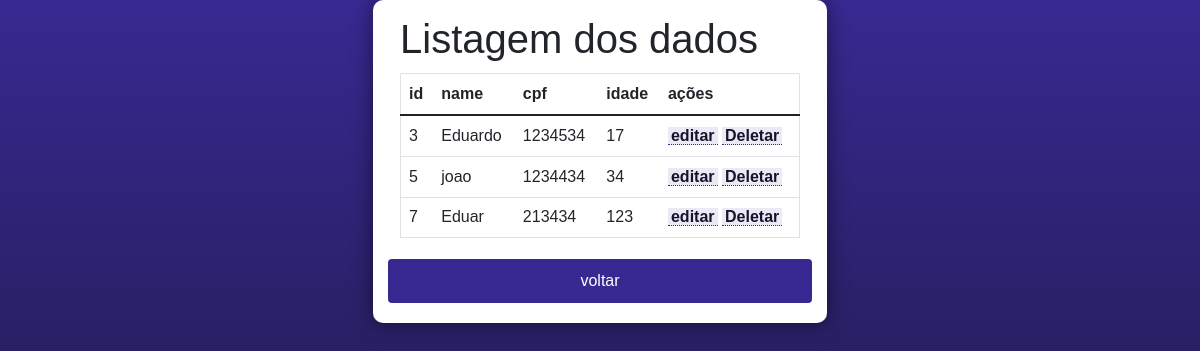
The page /Ex_Crud/paginas/formularioList.php on the database as committed earlier.
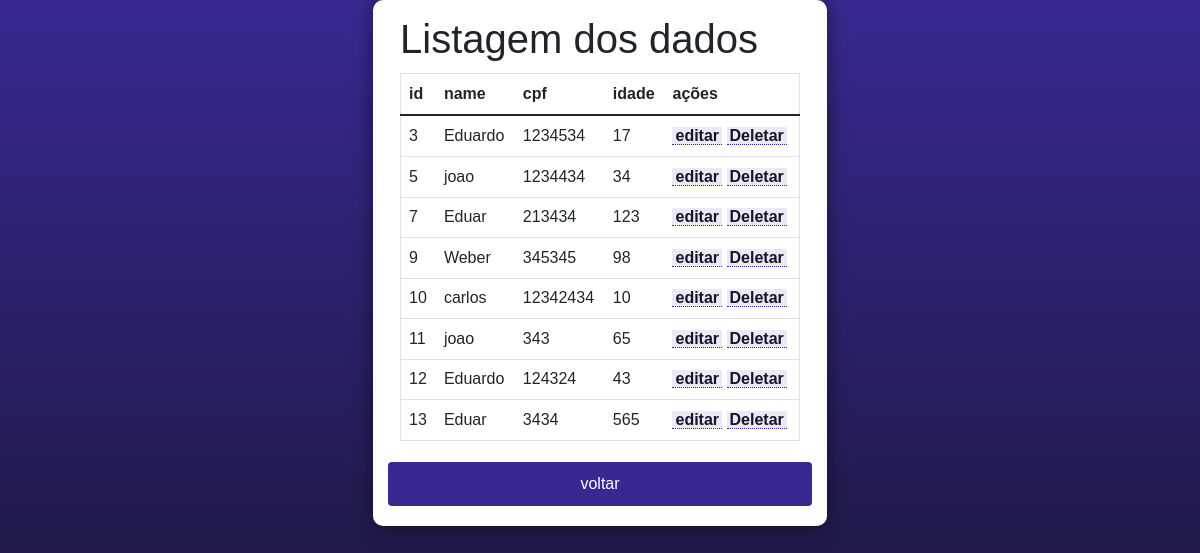
The same page on the database as committed later.
### tables this page shows
CREATE TABLE IF NOT EXISTS `usuario` (
  `id` int NOT NULL AUTO_INCREMENT,
  `name` varchar(100) NOT NULL,
  `cpf` varchar(100) NOT NULL,
  `idade` int NOT NULL,
  PRIMARY KEY (`id`)
);

### Ex_Crud/DB_class.php (called while the page is built, shortened)
<?php
    class BD{
    private $host = "localhost";
    private $dbname = "db_ex";
    private $port = 3306;
    private $usuario = "root";
    private $senha = "";
    private $db_charset = "utf8";
        public function conn(){
            $conn = "mysql:host=$this->host;dbname=$this->dbname;port=$this->port";
            return new PDO(
                $conn,
                $this->usuario,
                $this->senha,
                [PDO::MYSQL_ATTR_INIT_COMMAND => "SET NAMES " . $this->db_charset]
            );
        }
        public function select()
        {
            $conn = $this->conn();
            $sql = "SELECT * FROM usuario;";
            $st = $conn->prepare($sql);
            $st->execute();
            return $st->fetchAll(PDO::FETCH_CLASS);
        }
    }
?>

### Ex_Crud/paginas/formularioList.php (the view, shortened to what this page needs)
<?php
     include "../DB_class.php";
    $conn= new BD();
    $load = $conn->select();
?>
<!doctype html>
<html lang="en">
<head>
    <link href="https://cdn.jsdelivr.net/npm/bootstrap@5.3.0-alpha3/dist/css/bootstrap.min.css" rel="stylesheet"
>
    <link rel="stylesheet" href="style.css">
</head>
<body>
    <main>
        <div class="container">
            <h1>Listagem dos dados</h1>
            <table class="table">
                <thead>
                    <tr>
                        <th scope="col">id</th>
                        <th scope="col">name</th>
                        <th scope="col">cpf</th>
                        <th scope="col">idade</th>
                        <th scope="col">ações</th>
                    </tr>
                </thead>
                <tbody class="table-group-divider">
                    <form action="formularioList.php" method="get">
                        <?php
            foreach ($load as $item) {
                echo "<tr>";
                echo "<td>".$item->id."</td>";
                echo "<td>" . $item->name . "</td>";
                echo "<td>" . $item->cpf . "</td>";
                echo "<td>" . $item->idade . "</td>";
                echo "<td><a href='formularioFrom.php?id=$item->id'>editar</a> <a href='formularioList.php?id=$item->id' onclick='return confirm(\"Deseja excluir\")'>Deletar</a></td>";
                echo "<tr>";
            }
            ?>
                    </form>
            </table>
        </div>
        <input type="button" value="voltar" onclick="window.location.href = 'formularioFrom.php'">
    </main>
</body>
</html>

### Ex_Crud/paginas/style.css (style rules this page uses)
* { font-family: Verdana, Geneva, Tahoma, sans-serif; box-sizing: border-box; }
body { background-color: #15142b; background-image: linear-gradient(180deg, #372991, #15142b); background-repeat: no-repeat; background-position: center center; background-size: cover; background-attachment: fixed; display: flex; flex-direction: column; flex-wrap: nowrap; justify-content: center; align-items: center; }
header, main, section, article { max-width: 700px; }
main, section, article { background-color: white; padding: 15px; margin-bottom: 20px; border-radius: 10px; box-shadow: 0px 0px 20px rgba(0, 0, 0, 0.502); }
a { color: #15142b; background-color: rgba(55, 41, 145, 0.1); padding: 0 3px; font-weight: 600; text-decoration: none; border-bottom: .5px dotted #372991; }
table { min-width: 400px; border-spacing: 0px; border: 0.5px solid #372991; margin: 10px auto; }
table th { background-color: #372991; color: white; padding: 5px; text-align: left; }
table td { padding: 5px; }
table tr { background-color: rgba(55, 41, 145, 0.05); }
table tr:nth-child(odd) { background-color: rgba(55, 41, 145, 0.3); }
form { background-color: rgba(55, 41, 145, 0.2); padding: 15px; border-radius: 10px; }
input[type=button], button { width: 100%; background-color: #372991; font-size: 1em; color: white; padding: 10px 20px; margin: 5px 0; border: none; border-radius: 4px; cursor: pointer; }

Rows that differ between the two databases and show on the page:
added usuario: id "9", name "Weber", cpf "345345", idade "98"
added usuario: id "10", name "carlos", cpf "12342434", idade "10"
added usuario: id "11", name "joao", cpf "343", idade "65"
added usuario: id "12", name "Eduardo", cpf "124324", idade "43"
added usuario: id "13", name "Eduar", cpf "3434", idade "565"
